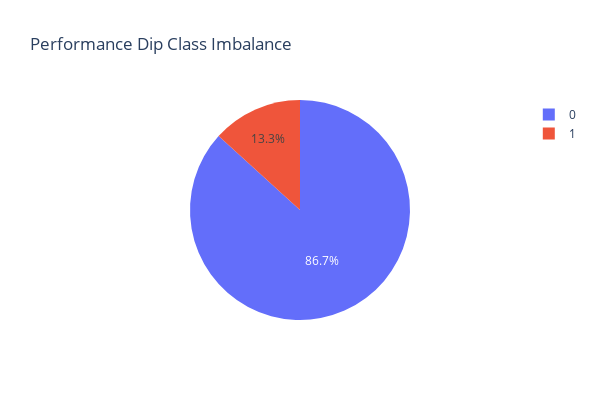

Write notebook code for a chart like this one.
### Markdown cell above
### Establishing Target Variable And Visualzing Class Imbalance of Performance Dip <br>

The target variable for this project is performance dip, a binary indication on whether the player's performance is declining during the season. There were two plausible directions to choose when determining the threshold for performance dip: fixed cutoff or percentile based cutoff.  Percentile based cutoff threshold is utilized to always capture a fixed proportion of outcomes.  It also has season to season consistency, where it scales with league wide trends arising from shifting offensive strategies. <br>

'Performance_Dip' is computed by identifying 'PercentChange' feature that falls below first quartile and establishing minium of 6 carries for the player.  'PercentChange' is derived from seeing how much a player's current week performance (YPC) differs with respect to their rolling average YPC.  The minimum carries demonstrates the the player has a workload floor and the dip will reflect prolonged usage of a player. <br>

apply_dataLabel method: Assigns x & y roles to dataset, where x represents all independent variables going into the model and y contains the dependent target variable ('Performance_Dip') <br>

Visualizing the imbalance of performance dip, it is largely expected for the majority of players to not have a performance dip because players having a declined performance in the season should be a relatively rare occurence.  It is critical to visualize and understand class imbalance of target variable since this will influence the metrics used for analyzing model performance.  Accuracy will be a poor choice since always prediciting "no dip" will yield 85% accuracy.  Focusing on metrics that handle imbalance well such as F1 score

### Code cell
#Establish target variable & splitting away from rest of features for model training
threshold = train_data['PercentChange'].quantile(0.25)
def apply_dataLabel(data, threshold, min_carries_amt = 6):
    min_carries = data['Rushing_Att'] >= min_carries_amt
    data_copy = data.copy()
    data_copy['Performance_Dip'] = ((data['PercentChange'] <= threshold) & min_carries).astype(int)
    y = data_copy['Performance_Dip']
    x = data_copy.drop(['Performance_Dip'], axis = 1)
    return x, y

x_train, y_train = apply_dataLabel(train_data, threshold)
x_val, y_val = apply_dataLabel(val_data, threshold)
x_test, y_test = apply_dataLabel(test_data, threshold)


rate = y_train.mean()
counts = y_train.value_counts()
print(f"Training Data Dip Rate: {rate:.2%}\nCounts:\n{counts}")



fig = px.pie(y_train, names='Performance_Dip', title='Performance Dip Class Imbalance', width=600, height=400)
fig.show()

### Figure 1 — Plotly figure (JSON) as saved in the notebook; plotly's stock layout.template omitted (floating-point values rounded to 4 significant figures; data arrays with more than 128 entries replaced by an {"elided": "..."} marker saying what was removed)
{"data": [{"domain": {"x": [0, 1], "y": [0, 1]}, "hovertemplate": "Performance_Dip=%{label}<extra></extra>", "labels": {"elided": "8586 int values"}, "legendgroup": "", "name": "", "showlegend": true, "type": "pie"}], "layout": {"height": 400, "legend": {"tracegroupgap": 0}, "title": {"text": "Performance Dip Class Imbalance"}, "width": 600}}
